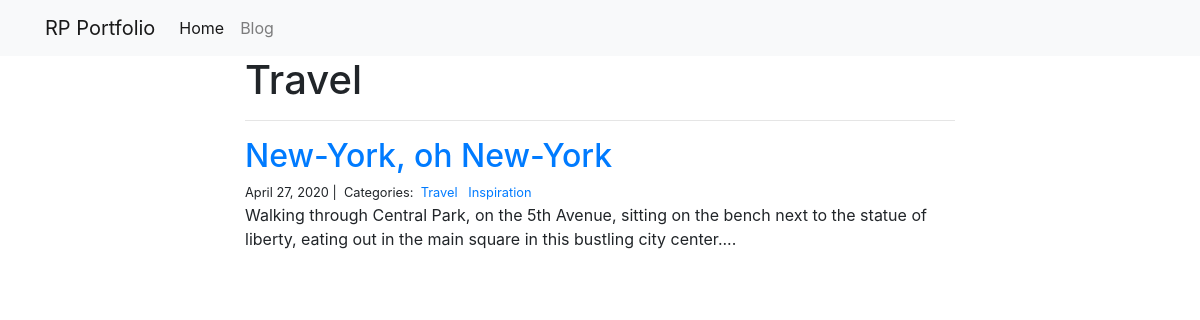
Page /blog/Travel/ on the committed database.
### blog/models.py (models this page shows)
class Category(models.Model):
    name = models.CharField(max_length=20)

class Post(models.Model):
    title = models.CharField(max_length=255)
    body = models.TextField()
    created_on = models.DateTimeField(auto_now_add=True)
    last_modified = models.DateTimeField(auto_now=True)
    categories = models.ManyToManyField('Category', related_name='posts')

### blog/views.py (the view)
# urls.py: path("<category>/", views.blog_category, name="blog_category"),
def blog_category(request, category):
    posts = Post.objects.filter(
        categories__name__contains=category
    ).order_by(
        '-created_on'
    )
    context = {
        "category": category,
        "posts": posts
    }
    return render(request, "blog_category.html", context)

### blog/templates/blog_category.html
{% extends "base.html" %}
{% block page_content %}
<div class="col-md-8 offset-md-2">
    <h1>{{ category | title }}</h1>
    <hr>
    {% for post in posts %}
        <h2><a href="{% url 'blog_detail' post.pk%}">{{ post.title }}</a></h2>
        <small>
            {{ post.created_on.date }} |&nbsp;
            Categories:&nbsp;
            {% for category in post.categories.all %}
            <a href="{% url 'blog_category' category.name %}">
                {{ category.name }}
            </a>&nbsp;
            {% endfor %}
        </small>
        <p>{{ post.body | slice:":400" }}...</p>
    {% endfor %}
</div>
{% endblock %}

### rows in the picture
Category: name "Travel"
Post: title "New-York, oh New-York", created_on "April 27, 2020", body "Walking through Central Park, on the 5th Avenue, sitting on the bench next to the statue of liberty, eating out in the main square in this bustling city center."
Category: name "Inspiration"
